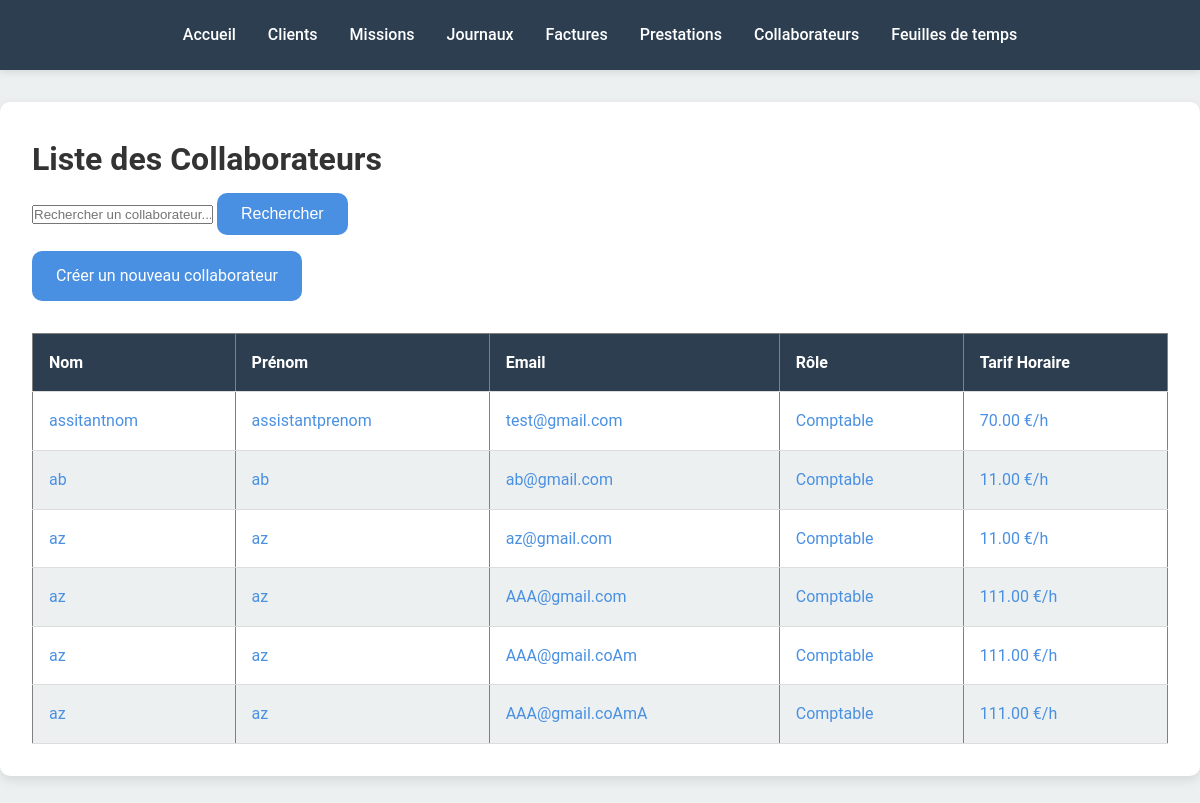
Page /collaborateurs/ (signed in) on the earlier database version.
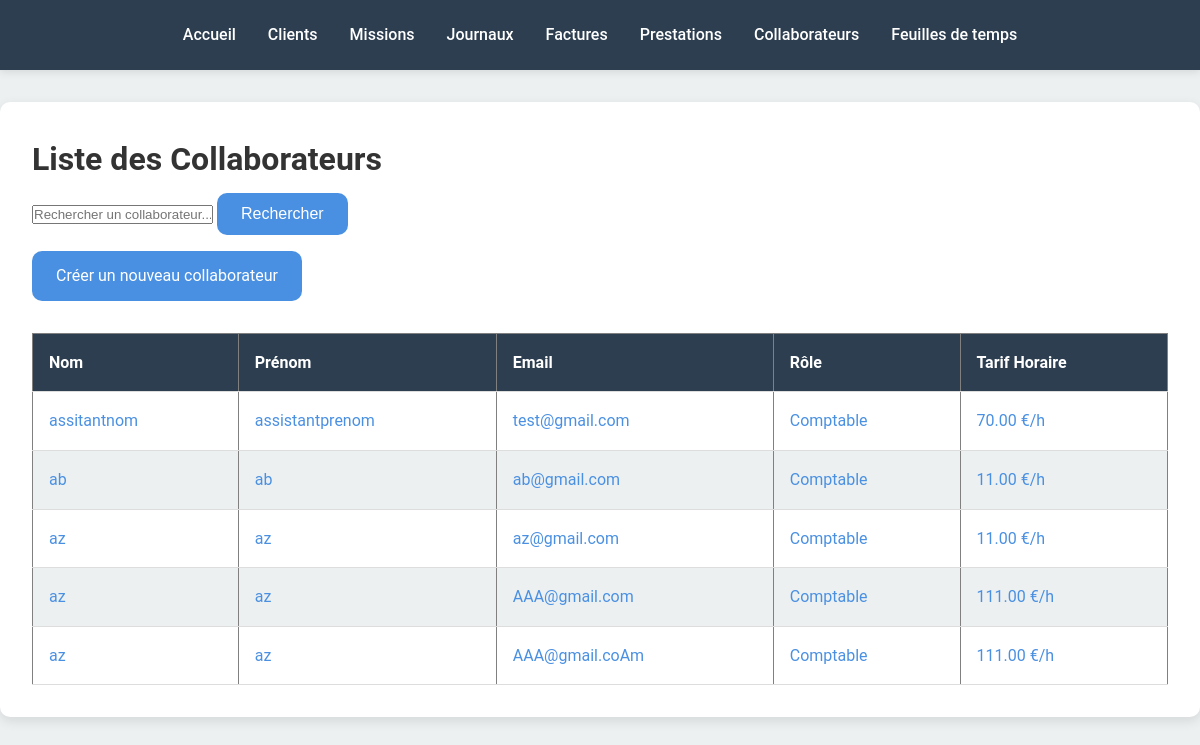
Same page on the later database version.
### projManagement/models.py (models this page shows, shortened)
class Collaborateur(models.Model):
    class Role(models.TextChoices):
        COMPTABLE  = 'COMPTABLE', 'Comptable'
        DIRECTEUR  = 'RAF', 'Responsable administratif et financier'
        ASSOCIE  = 'ASSOCIE', 'Associé'
    nom = models.CharField(max_length=100)
    prenom = models.CharField(max_length=100)
    email = models.EmailField(unique=True)
    password = models.CharField(max_length=128)
    role = models.CharField(max_length=10, choices=Role.choices)
    tarif_horaire = models.DecimalField(max_digits=10, decimal_places=2)

### projManagement/views.py (the view)
# urls.py: path('collaborateurs/', views.collaborateurs, name='collaborateurs'),
def collaborateurs(request):
    query = request.GET.get('q', '')  # Récupère la requête de recherche
    collaborateurs_list = Collaborateur.objects.all()
    if query:
        collaborateurs_list = collaborateurs_list.filter(
            Q(nom__icontains=query) |
            Q(prenom__icontains=query) |
            Q(email__icontains=query)
        )
    return render(request, 'projManagement/collaborateurs.html', {'collaborateurs': collaborateurs_list, 'query': query})

### projManagement/templates/projManagement/collaborateurs.html
{% extends 'projManagement/overlay.html' %}
{% block content %}
<h1>Liste des Collaborateurs</h1>
<form method="GET" action="">
    <input type="text" name="q" placeholder="Rechercher un collaborateur..." value="{{ request.GET.q }}">
    <button type="submit" class="btn">Rechercher</button>
</form>
<a href="{% url 'creer_collaborateur' %}" class="btn">Créer un nouveau collaborateur</a>
<table border="1">
    <thead>
        <tr>
            <th>Nom</th>
            <th>Prénom</th>
            <th>Email</th>
            <th>Rôle</th>
            <th>Tarif Horaire</th>
        </tr>
    </thead>
    <tbody>
        {% for collaborateur in collaborateurs %}
        <tr>
            <td><a href="{% url 'detail_collaborateur' collaborateur.id %}">{{ collaborateur.nom }}</a></td>
            <td><a href="{% url 'detail_collaborateur' collaborateur.id %}">{{ collaborateur.prenom }}</a></td>
            <td><a href="{% url 'detail_collaborateur' collaborateur.id %}">{{ collaborateur.email }}</a></td>
            <td><a href="{% url 'detail_collaborateur' collaborateur.id %}">{{ collaborateur.get_role_display }}</a></td>
            <td><a href="{% url 'detail_collaborateur' collaborateur.id %}">{{ collaborateur.tarif_horaire }} €/h</a></td>
        </tr>
        {% empty %}
        <tr>
            <td colspan="5">Aucun collaborateur trouvé.</td>
        </tr>
        {% endfor %}
    </tbody>
</table>
{% endblock %}

Differences in the rows shown:
removed Collaborateur: nom "az", prenom "az", email "AAA@gmail.coAmA", role "Comptable", tarif_horaire "111.00"
